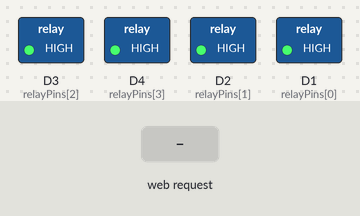
Recording of a sketch running on a simulated ESP8266 (NodeMCU). Shown: switched loads named in the sketch (green lamp = pin HIGH). The inputs (shaded band) are chosen by the test bench. WiFi joins after 1.5 s; servers stay silent unless stated; EEPROM starts erased; what the sketch prints to the serial monitor is not drawn.

Above: at 2.7 s.
2.8 s: HTTP request GET /control?relayNo=1&action=1 received
At 3.4 s:
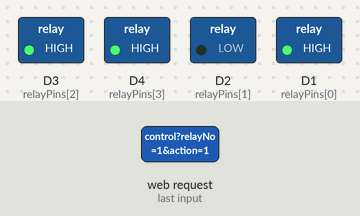
4.3 s: HTTP request GET /status received
5.8 s: HTTP request GET /save received
Timing chart, 0 to 8.8 s (numbered marks = the images above; inputs shaded):
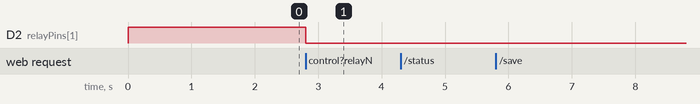

The sketch:

web_control_advanced.ino
```cpp
#include <ESP8266WiFi.h>
#include <string.h>
#include <TimeLib.h>
#include <EEPROM.h>
#include <WiFiUdp.h>
#include <ESP8266WebServer.h>
#include <ESP8266mDNS.h>
#include <WiFiManager.h>          //https://github.com/tzapu/WiFiManager WiFi Configuration Magic
#include <ArduinoJson.h>          //https://github.com/bblanchon/ArduinoJson

// Khai báo các chân nối với nút cảm ứng và relay
const byte buttonPins[4] = {D7, D6, D5, D0};
const byte relayPins[4]  = {D1, D2, D3, D4};

int relayStatus[] = {0, 0, 0, 0};

byte relaysInfo[][7] = {
  {0, 0, 0, 0, 0, 0, 0},
  {0, 0, 0, 0, 0, 0, 0},
  {0, 0, 0, 0, 0, 0, 0},
  {0, 0, 0, 0, 0, 0, 0},
};

// Khai báo web server hỗ trợ bật tắt qua giao diện web
ESP8266WebServer server(80);

// Cấu hình thư viện NTP để lấy giờ hiện tại từ Internet
WiFiUDP Udp;
unsigned int localPort = 8888;  // local port to listen for UDP packets
time_t getNtpTime();
void sendNTPpacket(IPAddress &address);
static const char ntpServerName[] = "us.pool.ntp.org";
const int timeZone = 7; // GMT của Việt Nam, GMT+7
time_t lastClockUpdateTime = 0; // Lưu thời gian lần cuối cập nhật đồng hồ

String content = "<!DOCTYPE html>"
"<html lang='en' > "
"<head> "
"    <meta name = 'viewport' content = 'width = device-width, initial-scale = 1.0, maximum-scale = 1.0, user-scalable=0'> "
"    <title>Smart Home Of Bao Quoc</title> "
"    <script src='https://cdnjs.cloudflare.com/ajax/libs/jquery/3.1.1/jquery.min.js' integrity='sha256-hVVnYaiADRTO2PzUGmuLJr8BLUSjGIZsDYGmIJLv2b8=' crossorigin='anonymous'></script> "
"    <script src='https://cdnjs.cloudflare.com/ajax/libs/angular.js/1.6.0/angular.min.js' integrity='sha256-GLClIJWIFuZzDwfYm61IwyRLzobEmISkmMvJ76zDp1s=' crossorigin='anonymous'></script>"
"    <!-- Latest compiled and minified CSS --> "
"    <link rel='stylesheet' href='https://maxcdn.bootstrapcdn.com/bootstrap/3.3.7/css/bootstrap.min.css' integrity='sha384-BVYiiSIFeK1dGmJRAkycuHAHRg32OmUcww7on3RYdg4Va+PmSTsz/K68vbdEjh4u' crossorigin='anonymous'> "
"    <link rel='stylesheet' href='https://maxcdn.bootstrapcdn.com/bootstrap/3.3.7/css/bootstrap-theme.min.css' integrity='sha384-rHyoN1iRsVXV4nD0JutlnGaslCJuC7uwjduW9SVrLvRYooPp2bWYgmgJQIXwl/Sp' crossorigin='anonymous'> "
"    <link rel='stylesheet' href='https://cdnjs.cloudflare.com/ajax/libs/bootstrap-datetimepicker/4.17.43/css/bootstrap-datetimepicker-standalone.min.css' integrity='sha256-+CTjwODD2mYru0lguUnWuJ0c6zYdassaASkIFVtD5mY=' crossorigin='anonymous' /> "
"    <script src='https://maxcdn.bootstrapcdn.com/bootstrap/3.3.7/js/bootstrap.min.js' integrity='sha384-Tc5IQib027qvyjSMfHjOMaLkfuWVxZxUPnCJA7l2mCWNIpG9mGCD8wGNIcPD7Txa' crossorigin='anonymous'></script> "
"    <script type='text/javascript' src='https://cdnjs.cloudflare.com/ajax/libs/moment.js/2.15.1/moment.min.js' integrity='sha256-4PIvl58L9q7iwjT654TQJM+C/acEyoG738iL8B8nhXg=' crossorigin='anonymous'></script> "
"    <script type='text/javascript' src='https://cdnjs.cloudflare.com/ajax/libs/bootstrap-datetimepicker/4.17.43/js/bootstrap-datetimepicker.min.js' integrity='sha256-I8vGZkA2jL0PptxyJBvewDVqNXcgIhcgeqi+GD/aw34=' crossorigin='anonymous'></script> "
"    <script type='text/javascript'> "
"        var app = angular.module('myApp', []);"
"        app.controller('myCtrl', function($scope, $http, $interval) {"
"            $scope.switches = [{status: 0, timer: 0, repeat: 0, on: '06:00', onHour: 6, onMin: 0, off: '18:00', offHour:18, offMin: 0},"
"                {status: 0, timer: 0, repeat: 0, on: '06:00', onHour: 6, onMin: 0, off: '18:00', offHour:18, offMin: 0},"
"                {status: 0, timer: 0, repeat: 0, on: '06:00', onHour: 6, onMin: 0, off: '18:00', offHour:18, offMin: 0},"
"                {status: 0, timer: 0, repeat: 0, on: '06:00', onHour: 6, onMin: 0, off: '18:00', offHour:18, offMin: 0}];"
"                "
"            $scope.time = moment().format('HH:mm');"
"            $scope.date = moment().format('DD/MM/YYYY');"
"            "
"            $scope.loggedin = false;"
"                "
"            $http.get('/status').then(function(response) {"
"                console.log(response.data);"
"                for(var i=0; i<response.data.length; i++) {"
"                    $scope.switches[i].status = response.data[i].status;"
"                    $scope.switches[i].timer = response.data[i].timer;"
"                    $scope.switches[i].repeat = response.data[i].repeat;"
"                    $scope.switches[i].on = response.data[i].on;"
"                    $scope.switches[i].off = response.data[i].off;"
"                    $scope.ip = response.data[i].ip;"
"                }"
"            });"
"            "
"            $interval(function() {"
"                $scope.time = moment().format('HH:mm');"
"                $scope.date = moment().format('DD/MM/YYYY');"
"                $http.get('/status').then(function(response) {"
"                    console.log(response.data);"
"                    for(var i=0; i<response.data.length; i++) {"
"                        $scope.switches[i].status = response.data[i].status;"
"                    }"
"                });"
"            }, 5000);"
"            "
"            $scope.save = function() {"
"                for(var i=0; i<$scope.switches.length; i++) {"
"                    $scope.switches[i].onHour = parseInt($scope.switches[i].on.split(':')[0]);"
"                    $scope.switches[i].onMin = parseInt($scope.switches[i].on.split(':')[1]);"
"                    $scope.switches[i].offHour = parseInt($scope.switches[i].off.split(':')[0]);"
"                    $scope.switches[i].offMin = parseInt($scope.switches[i].off.split(':')[1]);"
"                }"
"                console.log($scope.switches);"
"                $http({"
"                    url: '/save',"
"                    method: 'POST',"
"                    headers: { 'Content-Type': 'application/json' },"
"                    data: $scope.switches"
"                }).then(function(data) {"
"                    console.log(data);"
"                });"
"            };"
"            "
"            $scope.changeStatus = function(index) {"
"                var new_state = 1 - $scope.switches[index].status;"
"                $scope.switches[index].status = new_state;"
"                var params = {"
"                    relayNo: index,"
"                    action: new_state"
"                };"
"                $http.get('/control', "
"                    {"
"                        params: params"
"                    }).then(function(data) {"
"                        console.log(data);"
"                    });"
"            };"
"            "
"            $scope.login = function() {"
"                if ($scope.username == 'admin' && $scope.password == 'admin')"
"                    $scope.loggedin = true;"
"                else "
"                    alert('Invalid username or password');"
"                    "
"            };"
"        });"
"        "
"        $(function () { "
"            /*$('[id^=timePicker').datetimepicker({ "
"                format: 'HH:mm' "
"            });*/"
"        }); "
"    </script> "
"</head> "
"<body ng-app='myApp' ng-controller='myCtrl'> "
"    <div class='container col-xs-6 col-xs-offset-3'> "
"        <div class='page-header' align='center'> "
"          <h1>SMART HOME OF BAO QUOC</h1> "
"          <div class='container'>"
"              <div class='row'>"
"                <div class='col-sm-2'>"
"                    <button class='btn btn-lg btn-primary' ng-click='login()' ng-show='!loggedin' >Login</button>"
"                    <input type='text' class='form-control' name='username' ng-model='username' placeholder='Username' required='' autofocus='' ng-show='!loggedin' />"
"                    <input type='password' class='form-control' name='password' ng-model='password' placeholder='Password' required='' ng-show='!loggedin'/>"
"                </div>"
"                <div class='col-sm-3'>"
"                  <h3>{{time}} <small> {{date}}</small></h3> "
"                  <h4>{{ip}}</h4> "
"                </div>"
"                <div class='col-sm-3'>"
"                </div>"
"              </div>"
"          </div>"
"        </div> "
"        <!--<form method='post'> -->"
"            <div class='container'>"
"              <div class='row'>"
"                <div class='col-sm-1'>                  "
"                </div>"
"                <div class='col-sm-1'>"
"                  Status"
"                </div>"
"                <div class='col-sm-2'>"
"                  Timer"
"                </div>"
"                <div class='col-sm-2'>"
"                  ON"
"                </div>"
"                <div class='col-sm-2'>"
"                  OFF"
"                </div>"
"              </div>"
"              "
"              <div class='row' ng-repeat='switch in switches track by $index'>"
"                <div class='col-xs-1'>"
"                    Switch {{$index+1}}"
"                </div>"
"                <div class='col-xs-1'>"
"                  <button type='button' class='btn btn-success' ng-if='switch.status' ng-click='changeStatus($index)' ng-disabled='!loggedin'>On</button>"
"                  <button type='button' class='btn btn-danger' ng-if='!switch.status' ng-click='changeStatus($index)' ng-disabled='!loggedin'>Off</button>"
"                </div>"
"                <div class='col-xs-2'>"
"                  <input type='checkbox' ng-model='switch.timer' ng-true-value='1' ng-false-value='0' ng-disabled='!loggedin'> Enabled "
"                  <br><input type='checkbox' ng-model='switch.repeat' ng-true-value='1' ng-false-value='0' ng-disabled='!loggedin'> Repeat"
"                </div>"
"                <div class='col-xs-2'>"
"                  <div class='input-group date' id='timePicker{{$index+1}}1'> "
"                        <input type='text' class='form-control' name='time' ng-model='switch.on' ng-disabled='!loggedin' /> "
"                        <!--<span class='input-group-addon'> "
"                            <span class='glyphicon glyphicon-time'></span> "
"                        </span>--> "
"                    </div>"
"                </div>"
"                <div class='col-xs-2'>"
"                    <div class='input-group date' id='timePicker{{$index+1}}2'> "
"                        <input type='text' class='form-control' name='time' ng-model='switch.off' ng-disabled='!loggedin'  /> "
"                        <!--<span class='input-group-addon'> "
"                            <span class='glyphicon glyphicon-time'></span> "
"                        </span>--> "
"                    </div>"
"                </div>"
"              </div>"
"              "
"            </div>"
"            <div class='row' align='center'>"
"                <button ng-click='save()' class='btn btn-primary'>Save</button> "
"            </div>"
"        <!--</form> -->"
"    </div> "
"</body> "
"</html> ";

void setup(void)
{
  Serial.begin(115200);

  // Thiết lập chế độ hoạt động của các chân nối với relay và công tắc cảm ứng
  for(int i=0; i<sizeof(relayPins); i++) {
    pinMode(relayPins[i], OUTPUT);
    pinMode(buttonPins[i], INPUT);
    digitalWrite(relayPins[i], HIGH); //tắt các relay khi bắt đầu
    relayStatus[i] = 0;
  }

  //saveSettings();
  //delay(1000);
  loadSettings();

  /*

  // Kết nối Wifi và chờ đến khi kết nối thành công
  WiFi.begin("Sandiego", "0988807067");

  while (WiFi.status() != WL_CONNECTED) {
    delay(300);
    Serial.print(".");
  }

  */

  WiFiManager wifiManager;

  // Reset cấu hình wifi
  //wifiManager.resetSettings();

  // Đọc wifi ssid và password từ bộ nhớ eeprom để kết nối wifi
  // Nếu không kết nối được thì bật chế độ access point với tên wifi là
  // "SmartSwitchAP" và chờ kết nối từ user để cấu hình
  wifiManager.autoConnect("SmartSwitchAP");

  // Nếu đã đến bước này thì là đã kết nối wifi thành công
  Serial.println("Wifi connected");

  // Kết nối tới NTP server dùng UDP để cập nhật thời gian
  Serial.println("Starting UDP");
  Udp.begin(localPort);
  Serial.print("Local port: ");
  Serial.println(Udp.localPort());
  Serial.println("waiting for sync");
  setSyncProvider(getNtpTime);
  setSyncInterval(300);

  launchWeb();
}


void loop() {
  updateTime();
  server.handleClient();
  checkTimer();
}

/*---------------------- Web server setup ----------------------*/

void launchWeb() {
  server.on("/", handleRoot);
  server.on("/control", handleControl);
  server.on("/status", handleGetStatus);
  server.on("/save", handleSave);

  server.onNotFound(handleNotFound);

  server.begin();
  Serial.println("Server started");
  Serial.print("Connect to http://");
  Serial.println(WiFi.localIP());
}

void handleControl() {
  if (!server.hasArg("relayNo") || !server.hasArg("action")) return returnFail("BAD ARGS");
  int relayNo = server.arg("relayNo").toInt();
  int action = server.arg("action").toInt();
  if (relayNo < 0 || relayNo > 3 || (action != 0 && action != 1)) {
    return returnFail("BAD ARGS");
  }
  relayStatus[relayNo] = action;
  relaysInfo[relayNo][0] = action;
  digitalWrite(relayPins[relayNo], 1-relayStatus[relayNo]);
  handleRoot();
}

void handleRoot()
{
  server.send(200, "text/html", content);
}

void returnJSON(String jsonString) {
  server.send(200, "application/json", jsonString);
}

void handleGetStatus() {
  Serial.println("Call get status");
  DynamicJsonBuffer jsonBuffer;
  JsonArray& root = jsonBuffer.createArray();

  //JsonArray& data = jsonBuffer.createArray();
  for (int i=0; i<4; i++) {
    //Serial.print(relaysInfo[i][0]); Serial.print(relaysInfo[i][1]); Serial.print(relaysInfo[i][2]); Serial.print(relaysInfo[i][3]);
    //Serial.print(relaysInfo[i][4]); Serial.print(relaysInfo[i][5]); Serial.print(relaysInfo[i][6]);
    //Serial.println();
    //data.add(relayStatus[i]);
    JsonObject& relay = root.createNestedObject();
    relay["status"] = relaysInfo[i][0];
    relay["timer"] = relaysInfo[i][1];
    relay["repeat"] = relaysInfo[i][2];
    relay["on"] = String(relaysInfo[i][3]) + String(":") + String(relaysInfo[i][4]);
    relay["off"] = String(relaysInfo[i][5]) + String(":") + String(relaysInfo[i][6]);
    relay["ip"] = WiFi.localIP().toString();
  }
  String result;
  root.printTo(result);
  //Serial.println(result);
  returnJSON(result);
}

void handleSave()
{
  DynamicJsonBuffer jsonBuffer;
  JsonArray& root = jsonBuffer.parseArray(server.arg(0));

  Serial.println("User saves new settings");
  for (int i=0; i<4; i++) {
    JsonObject& relay = root[i];
    relay.printTo(Serial);
    relaysInfo[i][1] = int(relay["timer"]);
    relaysInfo[i][2] = int(relay["repeat"]);
    relaysInfo[i][3] = int(relay["onHour"]);
    relaysInfo[i][4] = int(relay["onMin"]);
    relaysInfo[i][5] = int(relay["offHour"]);
    relaysInfo[i][6] = int(relay["offMin"]);
    //Serial.println();
    //Serial.print(relaysInfo[i][0]); Serial.print(relaysInfo[i][1]); Serial.print(relaysInfo[i][2]); Serial.print(relaysInfo[i][3]);
    //Serial.print(relaysInfo[i][4]); Serial.print(relaysInfo[i][5]); Serial.print(relaysInfo[i][6]);
  }

  saveSettings();

  server.send(200, "text/html", "");
}

void returnFail(String msg)
{
  server.sendHeader("Connection", "close");
  server.sendHeader("Access-Control-Allow-Origin", "*");
  server.send(500, "text/plain", msg + "\r\n");
}

void handleNotFound()
{
  String message = "File Not Found\n\n";
  message += "URI: ";
  message += server.uri();
  message += "\nMethod: ";
  message += (server.method() == HTTP_GET)?"GET":"POST";
  message += "\nArguments: ";
  message += server.args();
  message += "\n";
  for (uint8_t i=0; i<server.args(); i++){
    message += " " + server.argName(i) + ": " + server.arg(i) + "\n";
  }
  server.send(404, "text/plain", message);
}


void saveSettings() {
  Serial.println();
  Serial.println("Writing settings to eeprom:");
  EEPROM.begin(512);
  for (int i = 0; i<24; i++) {
    EEPROM.write(i, 0);
  }
  EEPROM.commit();
  delay(100);

  EEPROM.begin(512);
  int pos = 0;
  for (int i=0; i<4; i++) {
    Serial.print("Relay "); Serial.print(i); Serial.print(": ");
    for (int j=1; j<7; j++) {
      EEPROM.write(pos, (byte)relaysInfo[i][j]);
      Serial.print(relaysInfo[i][j], DEC);
      Serial.print(" ");
      pos++;
    }
    Serial.println("");
  }
  EEPROM.commit();
}

void loadSettings() {
  Serial.println("Load settings from eeprom:");
  EEPROM.begin(512);
  delay(10);

  int pos = 0;
  for (int i=0; i<4; i++) {
    Serial.print("Relay "); Serial.print(i); Serial.print(": ");
    for (int j=1; j<7; j++) {
      relaysInfo[i][j] = -1;
      relaysInfo[i][j] = byte(EEPROM.read(pos));
      Serial.print(relaysInfo[i][j], DEC);
      Serial.print(" ");
      pos++;
    }
    Serial.println();
  }
}

/*-------- Đoạn code cập nhật thời gian dùng NTP ----------*/

void updateTime() {
  if (timeStatus() != timeNotSet) {
    if (now() != lastClockUpdateTime) { // Chỉ update nếu thời gian đã thay đổi
      lastClockUpdateTime = now();
      Serial.print("Gio hien tai la ");
      Serial.print(hour()); Serial.print(":");
      Serial.print(minute()); Serial.print(":");
      Serial.print(second()); Serial.print(" ");

      Serial.print(day()); Serial.print("/");
      Serial.print(month()); Serial.print("/");
      Serial.print(year()); Serial.print(" ");

      switch (weekday())
      {
        case 1: Serial.print(" SUN"); break;
        case 2: Serial.print(" MON"); break;
        case 3: Serial.print(" TUE"); break;
        case 4: Serial.print(" WED"); break;
        case 5: Serial.print(" THU"); break;
        case 6: Serial.print(" FRI"); break;
        case 7: Serial.print(" SAT"); break;
      }

      Serial.println(); Serial.println();
    }
  }
}

const int NTP_PACKET_SIZE = 48; // NTP time is in the first 48 bytes of message
byte packetBuffer[NTP_PACKET_SIZE]; //buffer to hold incoming & outgoing packets

time_t getNtpTime() {
  for(int i=0; i<5; i++) {
    IPAddress ntpServerIP; // NTP server's ip address

    while (Udp.parsePacket() > 0) ; // discard any previously received packets
    Serial.println("Transmit NTP Request");
    // get a random server from the pool
    WiFi.hostByName(ntpServerName, ntpServerIP);
    Serial.print(ntpServerName);
    Serial.print(": ");
    Serial.println(ntpServerIP);
    sendNTPpacket(ntpServerIP);
    uint32_t beginWait = millis();
    while (millis() - beginWait < 2000) {
      int size = Udp.parsePacket();
      if (size >= NTP_PACKET_SIZE) {
        Serial.println("Receive NTP Response");
        Udp.read(packetBuffer, NTP_PACKET_SIZE);  // read packet into the buffer
        unsigned long secsSince1900;
        // convert four bytes starting at location 40 to a long integer
        secsSince1900 =  (unsigned long)packetBuffer[40] << 24;
        secsSince1900 |= (unsigned long)packetBuffer[41] << 16;
        secsSince1900 |= (unsigned long)packetBuffer[42] << 8;
        secsSince1900 |= (unsigned long)packetBuffer[43];
        return secsSince1900 - 2208988800UL + timeZone * SECS_PER_HOUR;
      }
    }
    Serial.println("No NTP Response :-(");
  }
  return 0; // return 0 if unable to get the time
}

// send an NTP request to the time server at the given address
void sendNTPpacket(IPAddress &address) {
  // set all bytes in the buffer to 0
  memset(packetBuffer, 0, NTP_PACKET_SIZE);
  // Initialize values needed to form NTP request
  // (see URL above for details on the packets)
  packetBuffer[0] = 0b11100011;   // LI, Version, Mode
  packetBuffer[1] = 0;     // Stratum, or type of clock
  packetBuffer[2] = 6;     // Polling Interval
  packetBuffer[3] = 0xEC;  // Peer Clock Precision
  // 8 bytes of zero for Root Delay & Root Dispersion
  packetBuffer[12] = 49;
  packetBuffer[13] = 0x4E;
  packetBuffer[14] = 49;
  packetBuffer[15] = 52;
  // all NTP fields have been given values, now
  // you can send a packet requesting a timestamp:
  Udp.beginPacket(address, 123); //NTP requests are to port 123
  Udp.write(packetBuffer, NTP_PACKET_SIZE);
  Udp.endPacket();
}

void checkTimer() {
  int currentHour = hour();
  int currentMin = minute();
  for(int i=0; i<4; i++) {
    if (relaysInfo[i][1]) {
      // timer for this relay is enabled
      int onHour = relaysInfo[i][3];
      int onMin = relaysInfo[i][4];

      if (currentHour == onHour && currentMin==onMin && relaysInfo[i][0] != 1) {
        digitalWrite(relayPins[i], LOW);
        relaysInfo[i][0] = 1;
        Serial.print("Turn on relay: "); Serial.println(i);
      }
      int offHour = relaysInfo[i][5];
      int offMin = relaysInfo[i][6];
      if (currentHour == offHour && currentMin==offMin && relaysInfo[i][0] != 0) {
        digitalWrite(relayPins[i], HIGH);
        relaysInfo[i][0] = 0;
        Serial.print("Turn off relay: "); Serial.println(i);
        if (relaysInfo[i][2] == 0) {
          Serial.println("And also turn off timer as repeat is not enabled");
          relaysInfo[i][1] = 0;
          saveSettings();
        }
      }
    }
  }
}
```

Measured:
- after the input at 2.8 s, D2 (relayPins[1]): HIGH → LOW at once
- after the input at 4.3 s, every drawn part: stays the same
- after the input at 5.8 s, every drawn part: stays the same
